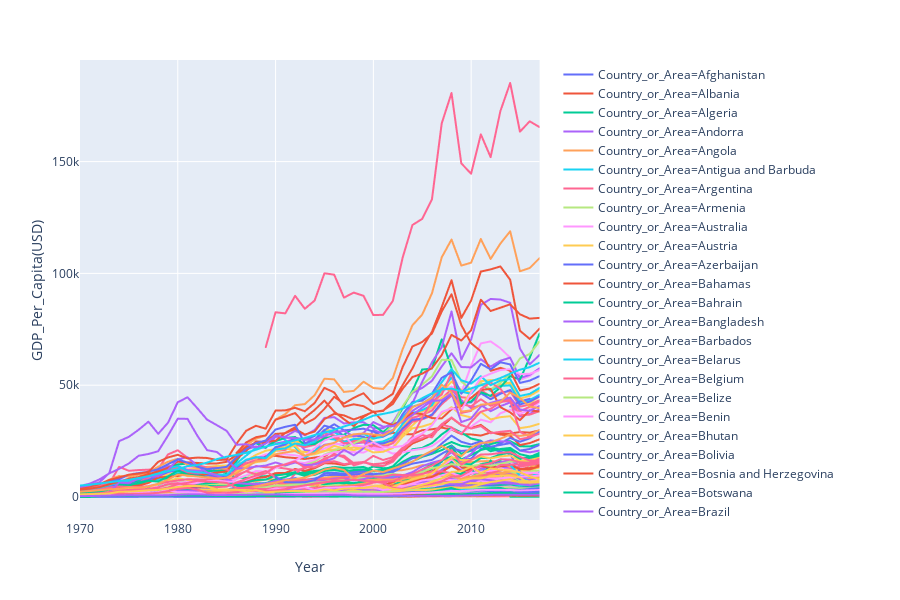

Notebook code cell kept with this figure:
### Markdown cell above
#### Step 3: Selecting the Data

Let us first try to build a visualization with the datasets we have just loaded. Copy paste the code given below changing only the dataframe parameter with the name of the dataframe you have given above.

Note: remember you are going to need both the dataframes defined below to run the code in the rest of the notebook 
```python
# For mortality rate dataset
my_dataframe_mr = pv.load_mr_data()
pv.gdptrend_mr_plot(my_dataframe_mr)

# For life expectancy dataset
my_dataframe_le= pv.load_le_data()
pv.bar_le_plot(my_dataframe_le)
```

### Code cell
# run code from step 3 here 

my_dataframe_mr = pv.load_mr_data()
pv.gdptrend_mr_plot(my_dataframe_mr)
